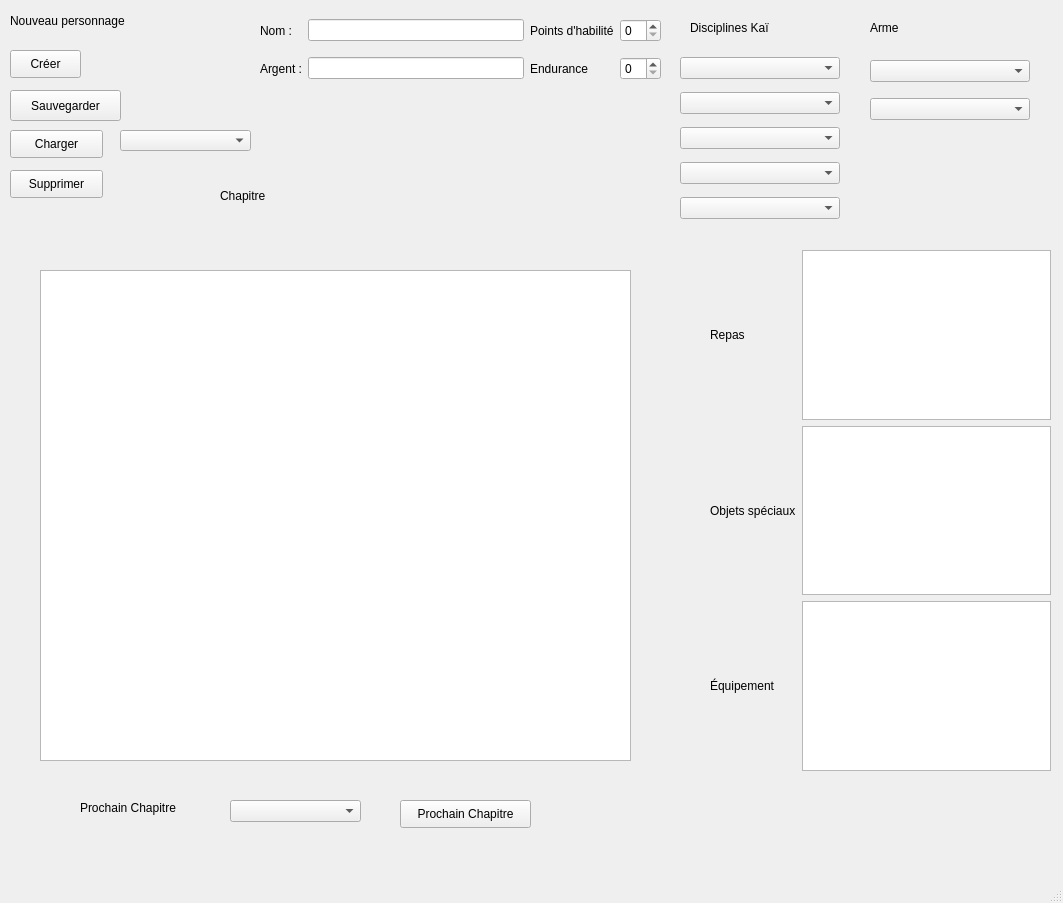
<?xml version="1.0" encoding="UTF-8"?>
<ui version="4.0">
 <class>MainWindow</class>
 <widget class="QMainWindow" name="MainWindow">
  <property name="geometry">
   <rect>
    <x>0</x>
    <y>0</y>
    <width>1063</width>
    <height>903</height>
   </rect>
  </property>
  <property name="windowTitle">
   <string>MainWindow</string>
  </property>
  <widget class="QWidget" name="centralwidget">
   <widget class="QPushButton" name="pushButton_creer">
    <property name="geometry">
     <rect>
      <x>10</x>
      <y>50</y>
      <width>71</width>
      <height>28</height>
     </rect>
    </property>
    <property name="text">
     <string>Créer</string>
    </property>
   </widget>
   <widget class="QLabel" name="label_2">
    <property name="geometry">
     <rect>
      <x>10</x>
      <y>0</y>
      <width>221</width>
      <height>41</height>
     </rect>
    </property>
    <property name="styleSheet">
     <string notr="true">font: 75 14pt &quot;MS Shell Dlg 2&quot;;</string>
    </property>
    <property name="text">
     <string>Nouveau personnage</string>
    </property>
   </widget>
   <widget class="QLabel" name="label_5">
    <property name="geometry">
     <rect>
      <x>690</x>
      <y>20</y>
      <width>101</width>
      <height>16</height>
     </rect>
    </property>
    <property name="text">
     <string>Disciplines Kaï</string>
    </property>
   </widget>
   <widget class="QLabel" name="label_chapitre">
    <property name="geometry">
     <rect>
      <x>220</x>
      <y>160</y>
      <width>221</width>
      <height>71</height>
     </rect>
    </property>
    <property name="styleSheet">
     <string notr="true">font: 75 24pt &quot;MS Shell Dlg 2&quot;;</string>
    </property>
    <property name="text">
     <string>Chapitre</string>
    </property>
   </widget>
   <widget class="QLabel" name="label_7">
    <property name="geometry">
     <rect>
      <x>80</x>
      <y>800</y>
      <width>121</width>
      <height>16</height>
     </rect>
    </property>
    <property name="text">
     <string>Prochain Chapitre</string>
    </property>
   </widget>
   <widget class="QComboBox" name="comboBox_destination">
    <property name="geometry">
     <rect>
      <x>230</x>
      <y>800</y>
      <width>131</width>
      <height>22</height>
     </rect>
    </property>
   </widget>
   <widget class="QWidget" name="gridLayoutWidget">
    <property name="geometry">
     <rect>
      <x>680</x>
      <y>50</y>
      <width>160</width>
      <height>181</height>
     </rect>
    </property>
    <layout class="QGridLayout" name="gridLayout_2">
     <item row="4" column="0">
      <widget class="QComboBox" name="comboBox_kai_4"/>
     </item>
     <item row="2" column="0">
      <widget class="QComboBox" name="comboBox_kai_3"/>
     </item>
     <item row="1" column="0">
      <widget class="QComboBox" name="comboBox_kai_2"/>
     </item>
     <item row="5" column="0">
      <widget class="QComboBox" name="comboBox_kai_5"/>
     </item>
     <item row="0" column="0">
      <widget class="QComboBox" name="comboBox_kai_1"/>
     </item>
    </layout>
   </widget>
   <widget class="QWidget" name="gridLayoutWidget_2">
    <property name="geometry">
     <rect>
      <x>710</x>
      <y>250</y>
      <width>341</width>
      <height>521</height>
     </rect>
    </property>
    <layout class="QGridLayout" name="gridLayout_3">
     <item row="2" column="1">
      <widget class="QTextEdit" name="textEdit_equipement"/>
     </item>
     <item row="2" column="0">
      <widget class="QLabel" name="label_10">
       <property name="text">
        <string>Équipement</string>
       </property>
      </widget>
     </item>
     <item row="1" column="0">
      <widget class="QLabel" name="label_11">
       <property name="text">
        <string>Objets spéciaux</string>
       </property>
      </widget>
     </item>
     <item row="1" column="1">
      <widget class="QTextEdit" name="textEdit_speciaux"/>
     </item>
     <item row="0" column="0">
      <widget class="QLabel" name="label_9">
       <property name="text">
        <string>Repas</string>
       </property>
      </widget>
     </item>
     <item row="0" column="1">
      <widget class="QTextEdit" name="textEdit_repas"/>
     </item>
    </layout>
   </widget>
   <widget class="QWidget" name="gridLayoutWidget_3">
    <property name="geometry">
     <rect>
      <x>260</x>
      <y>10</y>
      <width>401</width>
      <height>80</height>
     </rect>
    </property>
    <layout class="QGridLayout" name="gridLayout_4">
     <item row="1" column="2">
      <widget class="QLabel" name="label_4">
       <property name="text">
        <string>Endurance</string>
       </property>
      </widget>
     </item>
     <item row="0" column="0">
      <widget class="QLabel" name="label">
       <property name="text">
        <string>Nom :</string>
       </property>
      </widget>
     </item>
     <item row="1" column="0">
      <widget class="QLabel" name="label_8">
       <property name="text">
        <string>Argent :</string>
       </property>
      </widget>
     </item>
     <item row="1" column="1">
      <widget class="QLineEdit" name="lineEdit_argent"/>
     </item>
     <item row="0" column="2">
      <widget class="QLabel" name="label_3">
       <property name="text">
        <string>Points d'habilité</string>
       </property>
      </widget>
     </item>
     <item row="0" column="1">
      <widget class="QLineEdit" name="lineEdit_nom"/>
     </item>
     <item row="1" column="3">
      <widget class="QSpinBox" name="spinBox_endurance"/>
     </item>
     <item row="0" column="3">
      <widget class="QSpinBox" name="spinBox_habilite"/>
     </item>
    </layout>
   </widget>
   <widget class="QPushButton" name="pushButton_sauvegarder">
    <property name="geometry">
     <rect>
      <x>10</x>
      <y>90</y>
      <width>111</width>
      <height>31</height>
     </rect>
    </property>
    <property name="text">
     <string>Sauvegarder</string>
    </property>
   </widget>
   <widget class="QLabel" name="label_6">
    <property name="geometry">
     <rect>
      <x>870</x>
      <y>20</y>
      <width>55</width>
      <height>16</height>
     </rect>
    </property>
    <property name="text">
     <string>Arme</string>
    </property>
   </widget>
   <widget class="QWidget" name="gridLayoutWidget_4">
    <property name="geometry">
     <rect>
      <x>870</x>
      <y>50</y>
      <width>160</width>
      <height>80</height>
     </rect>
    </property>
    <layout class="QGridLayout" name="gridLayout_5">
     <item row="0" column="0">
      <widget class="QComboBox" name="comboBox_arme_1"/>
     </item>
     <item row="1" column="0">
      <widget class="QComboBox" name="comboBox__arme_2"/>
     </item>
    </layout>
   </widget>
   <widget class="QPlainTextEdit" name="plainTextEdit_chapitre">
    <property name="geometry">
     <rect>
      <x>40</x>
      <y>270</y>
      <width>591</width>
      <height>491</height>
     </rect>
    </property>
   </widget>
   <widget class="QComboBox" name="comboBox_charger">
    <property name="geometry">
     <rect>
      <x>120</x>
      <y>130</y>
      <width>131</width>
      <height>21</height>
     </rect>
    </property>
   </widget>
   <widget class="QPushButton" name="pushButton_charger">
    <property name="geometry">
     <rect>
      <x>10</x>
      <y>130</y>
      <width>93</width>
      <height>28</height>
     </rect>
    </property>
    <property name="text">
     <string>Charger</string>
    </property>
   </widget>
   <widget class="QPushButton" name="pushButton_chapitre">
    <property name="geometry">
     <rect>
      <x>400</x>
      <y>800</y>
      <width>131</width>
      <height>28</height>
     </rect>
    </property>
    <property name="text">
     <string>Prochain Chapitre</string>
    </property>
   </widget>
   <widget class="QPushButton" name="pushButton_supprimer">
    <property name="geometry">
     <rect>
      <x>10</x>
      <y>170</y>
      <width>93</width>
      <height>28</height>
     </rect>
    </property>
    <property name="text">
     <string>Supprimer</string>
    </property>
   </widget>
  </widget>
  <widget class="QMenuBar" name="menubar">
   <property name="geometry">
    <rect>
     <x>0</x>
     <y>0</y>
     <width>1063</width>
     <height>26</height>
    </rect>
   </property>
  </widget>
  <widget class="QStatusBar" name="statusbar"/>
 </widget>
 <resources/>
 <connections/>
</ui>
